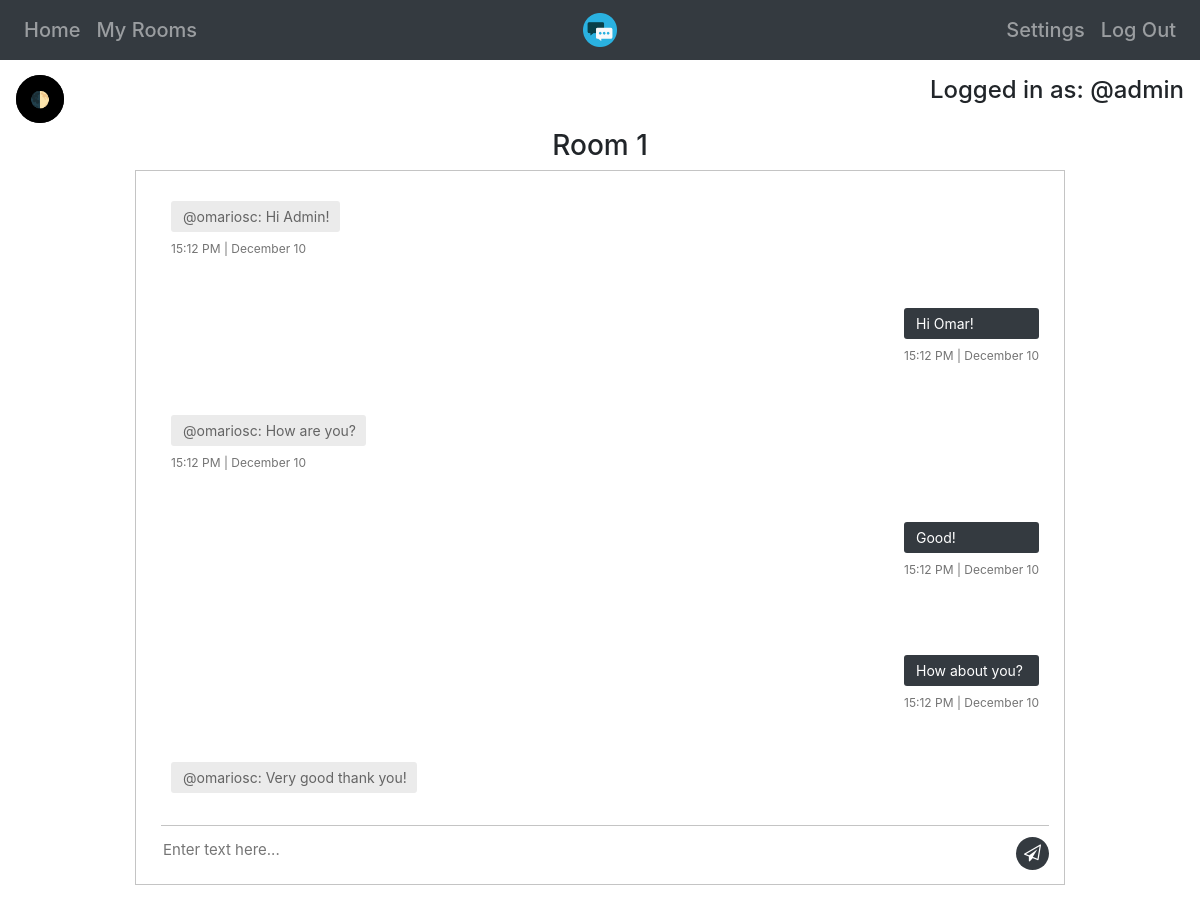
/room/1 (signed in), run on the app's committed database.
### app/models.py (models this page shows)
class Users(UserMixin,db.Model):
  __tablename__='Users'
  id=db.Column(db.Integer,primary_key=True)
  username=db.Column(db.String(20),unique=True)
  email=db.Column(db.String(50),unique=True)
  password=db.Column(db.String)
  rooms=db.relationship("Rooms",secondary='UserRooms',back_populates="users")

class Messages(db.Model):
  __tablename__='Messages'
  id=db.Column(db.Integer,primary_key=True)
  userroom_id=db.Column(db.Integer,db.ForeignKey('UserRooms.id'))
  message=db.Column(db.String)
  datetime=db.Column(db.DateTime(timezone=True))

### app/room.py (the view)
@room.route('/room/<room_id>',methods=['GET'])
@login_required
def show(room_id):
  if len(Rooms.query.filter_by(id=room_id).all())==0:
    log_error(user=current_user,room=room_id,ip=request.remote_addr,error="room-not-exists")
    return redirect(url_for('home.show') + '?error=room-not-exists')
  if UserRooms.query.filter_by(user=current_user.id,room=room_id).count()==0:
    log_error(user=current_user,room=room_id,ip=request.remote_addr,error="room-must-join-room")
    return redirect(url_for('home.show') + '?error=must-join-room')
  else:
    userrooms=UserRooms.query.filter_by(room=room_id).all()
    messages=[]
    usernames=[]
    times=[]
    for i in range(len(userrooms)):
      userroom_messages=Messages.query.filter_by(userroom_id=userrooms[i].id).all()
      for message in userroom_messages:
        messages.append(message)
    messages.sort(key=lambda r: r.datetime)
    for message in messages:
      times.append(message.datetime.strftime("%H:%m %p | %B %d"))
      userid=UserRooms.query.filter_by(id=message.userroom_id).one().user
      username=Users.query.filter_by(id=userid).one().username
      usernames.append(username)
    return render_template('chatroom.html',room_id=room_id,messages=messages,no_messages=len(messages),usernames=usernames,userroom_id=UserRooms.query.filter_by(user=current_user.id,room=room_id).one().id,times=times)

### app/__init__.py (called while the page is built)
@login_manager.user_loader
def load_user(id):
  return Users.query.get(int(id))

### app/templates/chatroom.html
{% extends "home.html" %}
{% block head %}
<link rel="stylesheet" href="/static/css/rooms.css">
<link rel="stylesheet" href="https://cdnjs.cloudflare.com/ajax/libs/font-awesome/4.7.0/css/font-awesome.css">
{% endblock %}
{% block content %}
<div class="container">
  <h3 class="text-center">Room {{ room_id }}</h3>
  <div class="messaging">
    <div class="inbox_msg">
      <div class="mesgs">
        <div class="msg_history">
          {% for i in range(no_messages) %}
          {% if usernames[i] == current_user.username %}
          <div class="outgoing_msg">
            <div class="sent_msg">
              <p>{{ messages[i].message }}</p>
              <span class="time_date">{{ times[i] }}</span>
            </div>
          </div>
          {% else %}
          <div class="incoming_msg">
            <div class="received_msg">
              <div class="received_withd_msg">
                <p>@{{ usernames[i] }}: {{ messages[i].message }}</p>
                <span class="time_date">{{ times[i] }}</span>
              </div>
            </div>
          </div>
          {% endif %}
          <br>
          {% endfor %}
        </div>
        <br>
        <div class="type_msg">
          <div class="input_msg_write spacebottom">
          <form method="POST" action="/room/chat/{{ room_id }}">
            <input type="text" name="message" class="write_msg inputfieldblack sendchat" placeholder="Enter text here..." required autofocus>
            <button class="msg_send_btn btn-darkmode" type="submit"><i class="fa fa-paper-plane-o" aria-hidden="true" alt="send"></i></button>
          </form>
          </div>
        </div>
      </div>
    </div>
  </div>
</div>
{% endblock %}

### app/templates/home.html (shortened to what this page needs)
{% extends "base.html" %}
{% block body %}
<body>
  <nav class="navbar navbar-expand-md navbar-dark bg-dark">
    <div class="navbar-collapse collapse w-100 order-1 order-md-0 dual-collapse2">
      <ul class="navbar-nav mr-auto">
        <li class="nav-item mb-0 h5"><a class="nav-link" href="/home">Home</a></li>
        <li class="nav-item mb-0 h5"><a class="nav-link" href="/myrooms">My Rooms</a></li>
      </ul>
    </div>
    <div class="mx-auto order-0">
      <a class="navbar-brand mx-auto" href="/home"><img src="/static/favicon.ico" alt="TickTalk" width="34" height="34"></a>
    </div>
    <div class="navbar-collapse collapse w-100 order-3 dual-collapse2">
      <ul class="navbar-nav ml-auto">
        <li class="nav-item mb-0 h5"><a class="nav-link" href="/settings">Settings</a></li>
        <li class="nav-item mb-0 h5"><a class="nav-link" href="/logout">Log Out</a></li>
      </ul>
    </div>
  </nav>
<h4 class="text-right loggedinuser">Logged in as: @{{ current_user.username }}</h4>
{% endblock %}

### app/templates/base.html (shortened to what this page needs)
<!DOCTYPE html>
<html lang="en">
  <head>
    <link rel="stylesheet" type="text/css" href="https://cdn.jsdelivr.net/npm/cookieconsent@3/build/cookieconsent.min.css">
    <link rel="stylesheet" href="https://stackpath.bootstrapcdn.com/bootstrap/4.2.1/css/bootstrap.min.css">
    <link rel="stylesheet" href="/static/css/style.css">
    {% block head %}{% endblock %}
  </head>
    {% block body %}{% endblock %}
    {% block content %}{% endblock %}
  </body>
</html>

### app/static/css/style.css (style rules this page uses)
html, body { max-width: 100%; overflow-x: hidden; }
.sendchat { border-top-left-radius: 4px; border-top-right-radius: 4px; border-bottom-right-radius: 4px; border-bottom-left-radius: 4px; }
.loggedinuser { padding: 16px; }
.spacebottom { padding-bottom: 10px; }

### app/static/css/rooms.css (style rules this page uses)
.container { max-width: 80%; padding-bottom: 50px; }
.inbox_msg { border: 1px solid #c4c4c4; clear: both; overflow: hidden; }
.received_msg { display: inline-block; padding: 0 0 0 10px; vertical-align: top; max-width: 80%; }
.received_withd_msg p { background: #ebebeb none repeat scroll 0 0; border-radius: 3px; color: #646464; font-size: 14px; margin: 0; padding: 5px 10px 5px 12px; width: 100%; }
.time_date { color: #747474; display: block; font-size: 12px; margin: 8px 0 0; }
.received_withd_msg { width: 100%; }
.mesgs { float: left; padding: 30px 15px 0 25px; width: 100%; }
.sent_msg p { background: #343a40 none repeat scroll 0 0; border-radius: 3px; font-size: 14px; margin: 0; color: #fff; padding: 5px 10px 5px 12px; width: 100%; }
.outgoing_msg { overflow: hidden; margin: 26px 0 26px; }
.sent_msg { float: right; max-width: 80%; padding-right: 10px; }
.input_msg_write input { background: rgba(0, 0, 0, 0) none repeat scroll 0 0; border: medium none; color: #4c4c4c; font-size: 15px; min-height: 48px; width: 100%; }
.type_msg { border-top: 1px solid #c4c4c4; position: relative; }
.msg_send_btn { background: #343a40 none repeat scroll 0 0; border: medium none; border-radius: 50%; color: #fff; cursor: pointer; font-size: 17px; height: 33px; position: absolute; right: 0; top: 11px; width: 33px; }
.messaging { padding: 0 0 0 0; }
.msg_history { height: 600px; overflow-y: auto; overflow-x: auto; }

### data on the page
Users: username "admin"
Users: username "omariosc" "omariosc" "omariosc"
Messages: message "Hi Admin!"
Messages: message "Hi Omar!"
Messages: message "How are you?"
Messages: message "Good!"
Messages: message "How about you?"
Messages: message "Very good thank you!"

### other printed values
{{ room_id }} "1"
{{ times[i] }} "15:12 PM | December 10" "15:12 PM | December 10"
{{ times[i] }} "15:12 PM | December 10" "15:12 PM | December 10" "15:12 PM | December 10"
